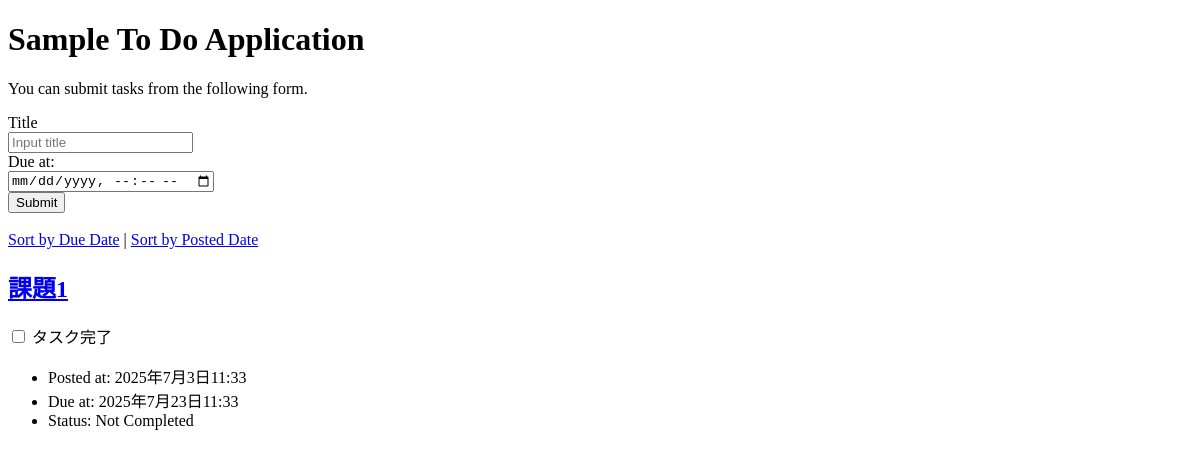
/, run on an earlier commit of the app's database.
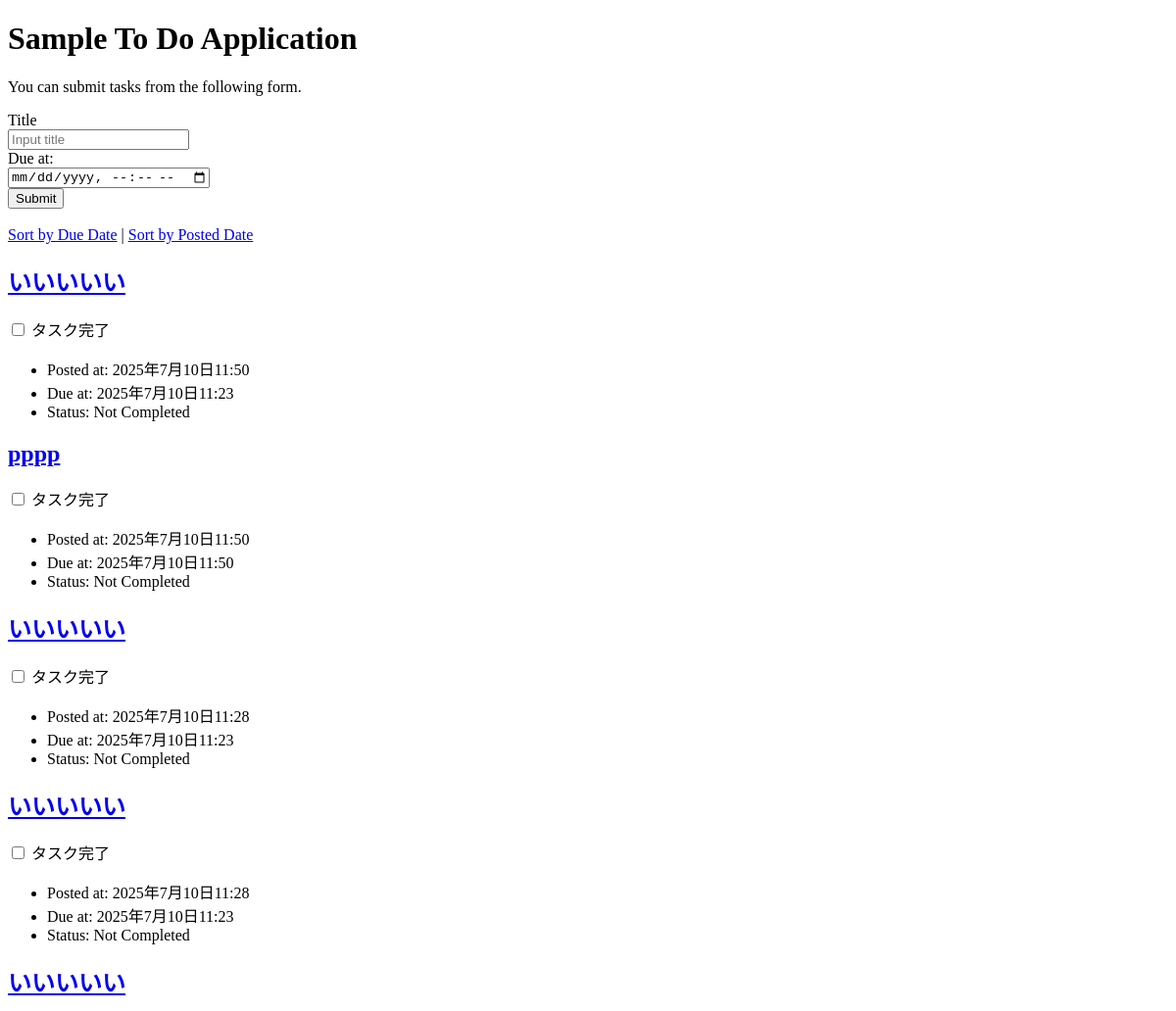
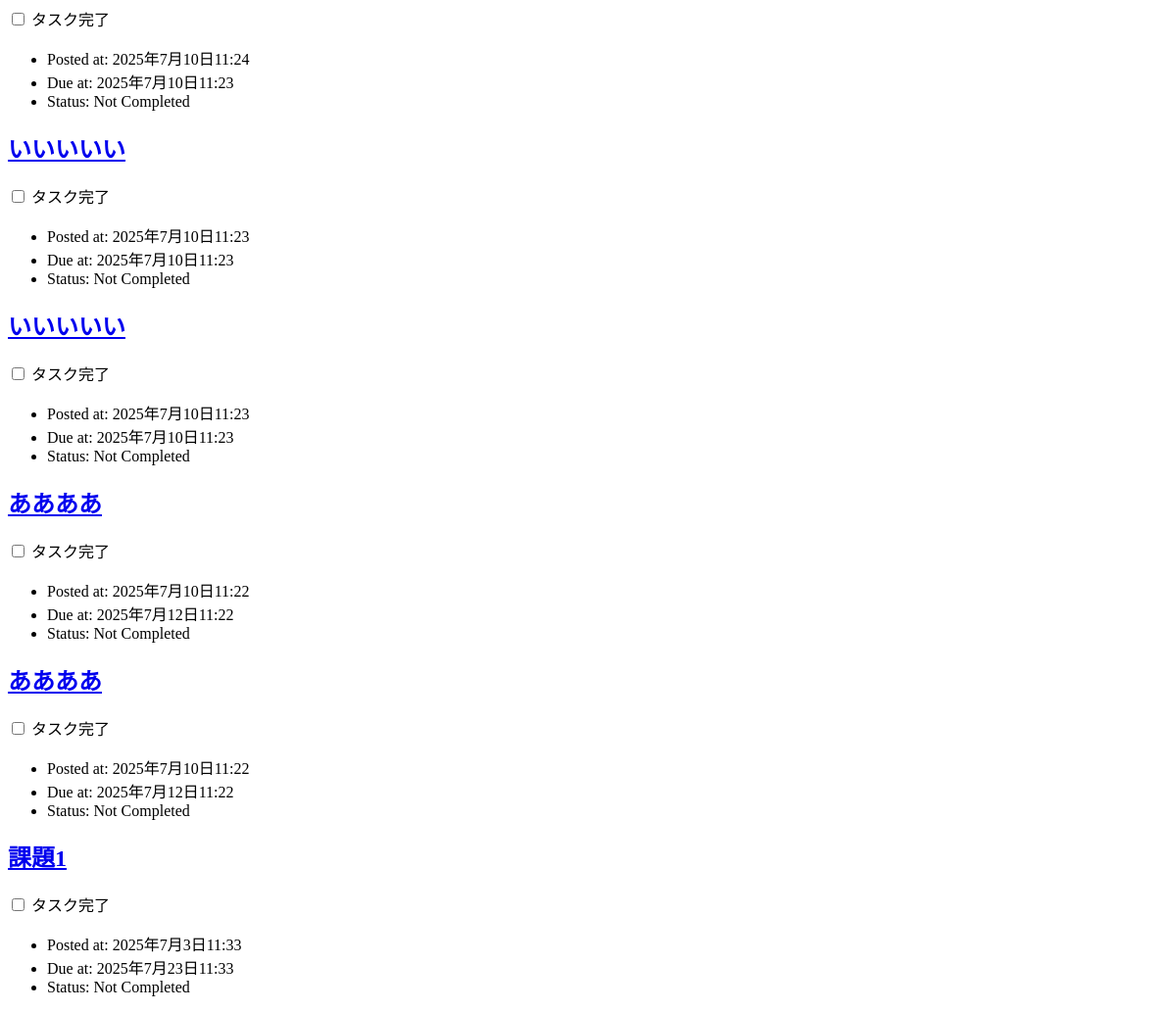
And on a later commit of the database (2 pictures, top to bottom).
### todo/models.py (models this page shows, shortened)
class Task(models.Model):
    title=models.CharField(max_length=100)
    completed=models.BooleanField(default=False)
    posted_at=models.DateTimeField(default=timezone.now)
    due_at=models.DateTimeField(null=True,blank=True)

### todo/views.py (the view)
# urls.py: path('', todo_views.index,name='index'),
def index(request):
    if request.method=='POST':
        task=Task(title=request.POST['title'],
                  due_at=make_aware(parse_datetime(
                      request.POST['due_at'])))
        task.save()
    if request.GET.get('order')=='due':
        tasks=Task.objects.order_by('due_at')
    else:
        tasks=Task.objects.order_by('-posted_at')
    context={
        'tasks':tasks
    }
    return render(request,'todo/index.html',context)

### todo/templates/todo/index.html (shortened to what this page needs)
{% load static %}
<!DOCTYPE html>
<html lang="ja">
  <head>
  </head>
  <body>
    <h1>Sample To Do Application</h1>
    <p>You can submit tasks from the following form.</p>
    <form action="{% url 'index' %}" method="post">
      <div>
        <label for="titleInput">Title</label><br>
        <input id="titleInput" name="title" type="text" placeholder="Input title">
      </div>
      <div>
        <label for="dueInput">Due at:</label><br>
        <input id="dueInput" name="due_at" type="datetime-local">
      </div>
      <div>
        <button type="submit">Submit</button>
      </div>
    </form>
    <br>
    <div>
      <a href="{% url 'index' %}?order=due">Sort by Due Date</a> |
      <a href="{% url 'index' %}?order=post">Sort by Posted Date</a>
    </div>
    {% for task in tasks %}
    <div class="text">
      <h2><a href="{% url 'detail' task.id %}">{{ task.title }}</a></h2>
      <form method="post" action="{% url 'toggle' task.id %}">
      <input type="checkbox" name="completed" onchange="this.form.submit()" {% if task.completed %}checked{% endif %}>
      タスク完了
      </form>
      <ul>
        <li>Posted at: {{ task.posted_at }}</li>
        {% if task.due_at %}
        <li>Due at: {{ task.due_at }}</li>
        {% endif %}
        {% if task.completed %}
        <li>Status: Completed</li>
        {% else %}
        <li>Status: Not Completed</li>
        {% endif %}
      </ul>
    </div>
    {% endfor %}
  </body>
</html>

What changed in the data, as far as the page shows it:
added Task: title "いいいいい", posted_at "2025年7月10日11:50", due_at "2025年7月10日11:23", shows "Status: Not Completed"
added Task: title "pppp", posted_at "2025年7月10日11:50", due_at "2025年7月10日11:50", shows "Status: Not Completed"
added Task: title "いいいいい", posted_at "2025年7月10日11:28", due_at "2025年7月10日11:23", shows "Status: Not Completed"
added Task: title "いいいいい", posted_at "2025年7月10日11:28", due_at "2025年7月10日11:23", shows "Status: Not Completed"
added Task: title "いいいいい", posted_at "2025年7月10日11:24", due_at "2025年7月10日11:23", shows "Status: Not Completed"
added Task: title "いいいいい", posted_at "2025年7月10日11:23", due_at "2025年7月10日11:23", shows "Status: Not Completed"
added Task: title "いいいいい", posted_at "2025年7月10日11:23", due_at "2025年7月10日11:23", shows "Status: Not Completed"
added Task: title "ああああ", posted_at "2025年7月10日11:22", due_at "2025年7月12日11:22", shows "Status: Not Completed"
added Task: title "ああああ", posted_at "2025年7月10日11:22", due_at "2025年7月12日11:22", shows "Status: Not Completed"
